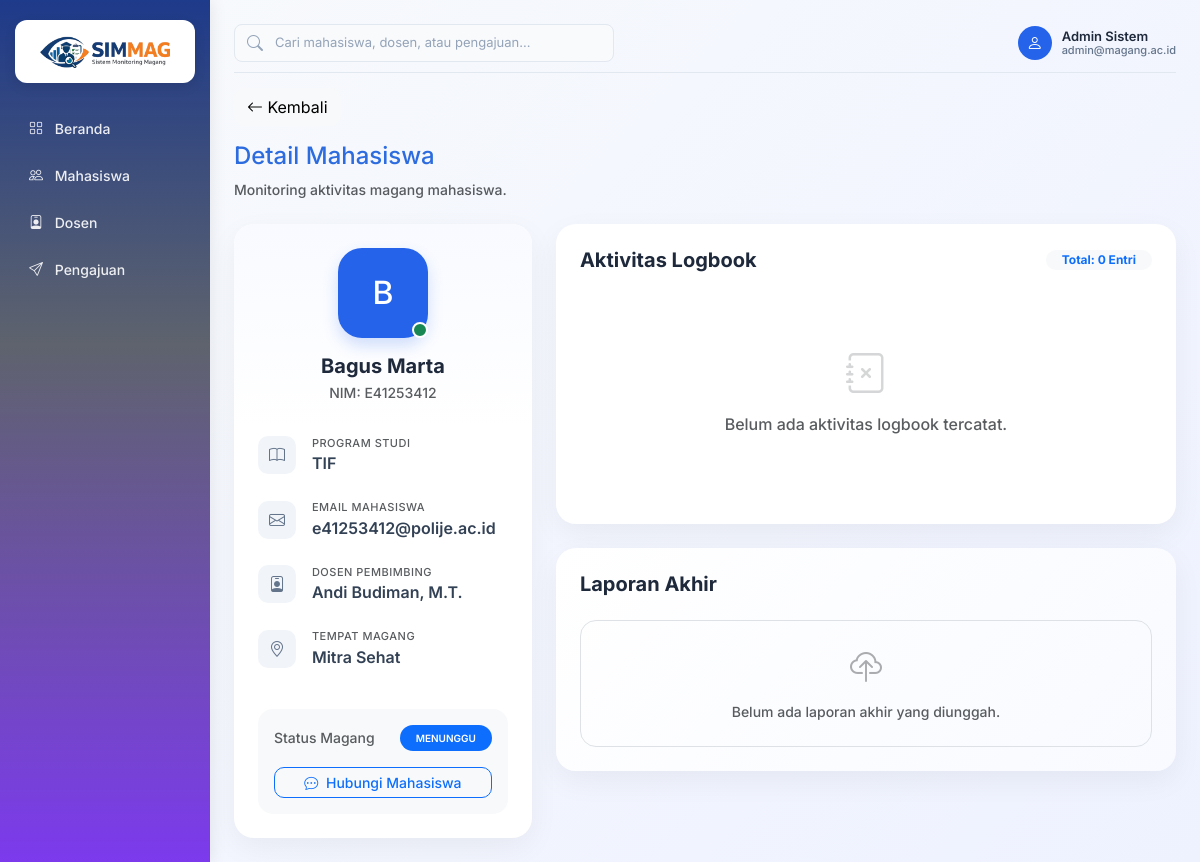
Page /admin/detail_mahasiswa.php?id=4 (signed in) on the committed database.
### tables this page shows
CREATE TABLE `pendaftaran_magang` (
  `id_pendaftaran` int(11) NOT NULL,
  `id_mahasiswa` int(11) NOT NULL,
  `id_koordinator` int(11) DEFAULT NULL,
  `id_dosen` int(11) DEFAULT NULL,
  `status_pendaftaran` varchar(20) NOT NULL DEFAULT 'pending',
  `tempat_magang` varchar(200) NOT NULL,
  `id_pengajuan` int(11) DEFAULT NULL,
  `tanggal_mulai` date DEFAULT NULL,
  `tanggal_selesai` date DEFAULT NULL
);

CREATE TABLE `mahasiswa` (
  `id_mahasiswa` int(11) NOT NULL,
  `NIM` varchar(20) NOT NULL,
  `nama` varchar(100) NOT NULL,
  `email` varchar(100) NOT NULL,
  `prodi` varchar(100) NOT NULL,
  `password` varchar(255) NOT NULL,
  `no_hp` varchar(20) DEFAULT NULL
);

CREATE TABLE `dosen` (
  `id_dosen` int(11) NOT NULL,
  `NIP` varchar(20) NOT NULL,
  `NIDN` varchar(20) NOT NULL,
  `nama` varchar(100) NOT NULL,
  `email` varchar(100) NOT NULL,
  `password` varchar(255) NOT NULL,
  `status` varchar(20) DEFAULT 'Aktif',
  `no_hp` varchar(20) DEFAULT NULL
);

### admin/detail_mahasiswa.php (the view, shortened to what the rows shown need)
<?php
$db = new Database();
$conn = $db->getConnection();
$id = $_GET['id'];
$stmt = $conn->prepare("
    SELECT
        m.*,
        pm.*,
        d.nama AS nama_dosen
    FROM mahasiswa m
    LEFT JOIN pendaftaran_magang pm ON m.id_mahasiswa = pm.id_mahasiswa
    LEFT JOIN dosen d ON pm.id_dosen = d.id_dosen
    WHERE m.id_mahasiswa = ?
");
$stmt->execute([$id]);
$mahasiswa = $stmt->fetch(PDO::FETCH_ASSOC);
?>
<!DOCTYPE html>
<html lang="id">
<head>
    <link href="https://cdn.jsdelivr.net/npm/bootstrap@5.3.0/dist/css/bootstrap.min.css" rel="stylesheet">
    <link href="https://cdn.jsdelivr.net/npm/bootstrap-icons/font/bootstrap-icons.css" rel="stylesheet">
    <link rel="stylesheet" href="assets/css/admin.css">
    <link rel="stylesheet" href="assets/css/mahasiswa.css">
</head>
<body>
    <div class="d-flex">
        <div class="p-4 w-100">
            <div class="row g-4">
                <div class="col-lg-4">
                    <div class="table-card p-0 overflow-hidden" style="border: none; box-shadow: 0 10px 30px rgba(0,0,0,0.05); border-radius: 20px;">
                        <div class="p-4 text-center" style="background: linear-gradient(180deg, #f8faff 0%, #ffffff 100%);">
                            <div class="position-relative d-inline-block mb-3">
                                <div class="profile-avatar mx-auto" style="width:90px; height:90px; font-size:32px; background:#2563eb; color:white; display: flex; align-items: center; justify-content: center; border-radius: 24px; box-shadow: 0 8px 16px rgba(37, 99, 235, 0.2);">
                                    <?= substr($mahasiswa['nama'], 0, 1) ?>
                                </div>
                                <span class="position-absolute bottom-0 end-0 badge rounded-pill bg-success border border-2 border-white" style="padding: 6px;">
                                </span>
                            </div>
                            <h5 class="fw-bold mb-1" style="color: #1e293b;"><?= $mahasiswa['nama'] ?></h5>
                            <p class="text-muted small mb-0">NIM: <?= $mahasiswa['NIM'] ?></p>
                        </div>
                        <div class="p-4 pt-0">
                            <div class="list-group list-group-flush border-top-0">
                                <div class="list-group-item px-0 border-0 mb-2">
                                    <div class="d-flex align-items-center">
                                        <div>
                                            <small class="text-muted d-block" style="font-size: 11px; text-transform: uppercase; letter-spacing: 0.5px;">Program Studi</small>
                                            <span class="fw-semibold" style="color: #334155;"><?= $mahasiswa['prodi'] ?></span>
                                        </div>
                                    </div>
                                </div>
                                <div class="list-group-item px-0 border-0 mb-2">
                                    <div class="d-flex align-items-center">
                                        <div class="text-truncate">
                                            <small class="text-muted d-block" style="font-size: 11px; text-transform: uppercase; letter-spacing: 0.5px;">Email Mahasiswa</small>
                                            <span class="fw-semibold" style="color: #334155;"><?= $mahasiswa['email'] ?></span>
                                        </div>
                                    </div>
                                </div>
                                <div class="list-group-item px-0 border-0 mb-2">
                                    <div class="d-flex align-items-center">
                                        <div>
                                            <small class="text-muted d-block" style="font-size: 11px; text-transform: uppercase; letter-spacing: 0.5px;">Dosen Pembimbing</small>
                                            <span class="fw-semibold" style="color: #334155;"><?= $mahasiswa['nama_dosen'] ?? 'Belum Ditentukan' ?></span>
                                        </div>
                                    </div>
                                </div>
                                <div class="list-group-item px-0 border-0 mb-2">
                                    <div class="d-flex align-items-center">
                                        <div>
                                            <small class="text-muted d-block" style="font-size: 11px; text-transform: uppercase; letter-spacing: 0.5px;">Tempat Magang</small>
                                            <span class="fw-semibold" style="color: #334155;"><?= $mahasiswa['tempat_magang'] ?? '-' ?></span>
                                        </div>
                                    </div>
                                </div>
                            </div>
                            <div class="mt-4 p-3 bg-light" style="border-radius: 15px;">
                                <div class="d-flex justify-content-between align-items-center mb-3">
                                    <span class="small text-muted fw-medium">Status Magang</span>
                                    <span class="badge rounded-pill bg-primary px-3 py-2" style="font-size: 10px; font-weight: 600;">
                                        <?= strtoupper($mahasiswa['status_pendaftaran'] ?? 'BELUM AKTIF') ?>
                                    </span>
                                </div>
                            </div>
                        </div>
                    </div>
                </div>
            </div>
        </div>
    </div>
</body>
</html>

### rows in the picture
pendaftaran_magang: id_mahasiswa.nama "B", id_mahasiswa.nama "Bagus Marta", id_mahasiswa.NIM "E41253412", id_mahasiswa.prodi "TIF", id_mahasiswa.email "e41253412@polije.ac.id", id_dosen.nama "Andi Budiman, M.T.", tempat_magang "Mitra Sehat", status_pendaftaran "MENUNGGU"

### other values in the picture
count($data_logbook) "0"
